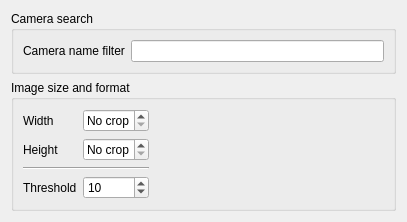
<?xml version="1.0" encoding="UTF-8"?>
<ui version="4.0">
 <class>CSettingsPageCamera</class>
 <widget class="QWidget" name="CSettingsPageCamera">
  <property name="geometry">
   <rect>
    <x>0</x>
    <y>0</y>
    <width>407</width>
    <height>208</height>
   </rect>
  </property>
  <property name="windowTitle">
   <string>Camera</string>
  </property>
  <layout class="QVBoxLayout" name="verticalLayout_2">
   <item>
    <widget class="QGroupBox" name="groupBox">
     <property name="title">
      <string>Camera search</string>
     </property>
     <layout class="QVBoxLayout" name="verticalLayout">
      <item>
       <layout class="QGridLayout" name="gridLayout">
        <item row="0" column="0">
         <widget class="QLabel" name="label">
          <property name="toolTip">
           <string>The program will connect to the first camera whose name contains the specified substring.</string>
          </property>
          <property name="text">
           <string>Camera name filter</string>
          </property>
         </widget>
        </item>
        <item row="0" column="1">
         <widget class="QLineEdit" name="_leCameraFilter">
          <property name="toolTip">
           <string>The program will connect to the first camera whose name contains the specified substring.</string>
          </property>
         </widget>
        </item>
       </layout>
      </item>
     </layout>
    </widget>
   </item>
   <item>
    <widget class="QGroupBox" name="groupBox_2">
     <property name="title">
      <string>Image size and format</string>
     </property>
     <layout class="QHBoxLayout" name="horizontalLayout">
      <item>
       <layout class="QGridLayout" name="gridLayout_2">
        <item row="0" column="0">
         <widget class="QLabel" name="label_2">
          <property name="toolTip">
           <string>Actual image width in pixels. Use this setting to crop possible garbage to the right of the image.</string>
          </property>
          <property name="text">
           <string>Width</string>
          </property>
         </widget>
        </item>
        <item row="0" column="1">
         <widget class="QSpinBox" name="_sbImageWidth">
          <property name="toolTip">
           <string>Actual image width in pixels. Use this setting to crop possible garbage to the right of the image.</string>
          </property>
          <property name="specialValueText">
           <string>No crop</string>
          </property>
          <property name="accelerated">
           <bool>true</bool>
          </property>
          <property name="minimum">
           <number>0</number>
          </property>
          <property name="maximum">
           <number>9999</number>
          </property>
          <property name="value">
           <number>0</number>
          </property>
         </widget>
        </item>
        <item row="1" column="0">
         <widget class="QLabel" name="label_3">
          <property name="toolTip">
           <string>Actual image height in pixels. Use this setting to crop possible garbage below the image.</string>
          </property>
          <property name="text">
           <string>Height</string>
          </property>
         </widget>
        </item>
        <item row="1" column="1">
         <widget class="QSpinBox" name="_sbImageHeight">
          <property name="toolTip">
           <string>Actual image height in pixels. Use this setting to crop possible garbage below the image.</string>
          </property>
          <property name="specialValueText">
           <string>No crop</string>
          </property>
          <property name="accelerated">
           <bool>true</bool>
          </property>
          <property name="minimum">
           <number>0</number>
          </property>
          <property name="maximum">
           <number>9999</number>
          </property>
          <property name="value">
           <number>0</number>
          </property>
         </widget>
        </item>
        <item row="2" column="0" colspan="2">
         <widget class="Line" name="line">
          <property name="orientation">
           <enum>Qt::Horizontal</enum>
          </property>
         </widget>
        </item>
        <item row="3" column="0">
         <widget class="QLabel" name="label_4">
          <property name="toolTip">
           <string>Average value of image pixels that indicates a non-empty image (0-255, 0 meaning entirely black image and 255 meaning entirely white).</string>
          </property>
          <property name="text">
           <string>Threshold</string>
          </property>
         </widget>
        </item>
        <item row="3" column="1">
         <widget class="QSpinBox" name="_sbPixelValueThreshold">
          <property name="toolTip">
           <string>Average value of image pixels that indicates a non-empty image (0-255, 0 meaning entirely black image and 255 meaning entirely white).</string>
          </property>
          <property name="accelerated">
           <bool>true</bool>
          </property>
          <property name="minimum">
           <number>0</number>
          </property>
          <property name="maximum">
           <number>255</number>
          </property>
          <property name="value">
           <number>10</number>
          </property>
         </widget>
        </item>
       </layout>
      </item>
      <item>
       <spacer name="horizontalSpacer">
        <property name="orientation">
         <enum>Qt::Horizontal</enum>
        </property>
        <property name="sizeHint" stdset="0">
         <size>
          <width>272</width>
          <height>20</height>
         </size>
        </property>
       </spacer>
      </item>
     </layout>
    </widget>
   </item>
   <item>
    <spacer name="verticalSpacer">
     <property name="orientation">
      <enum>Qt::Vertical</enum>
     </property>
     <property name="sizeHint" stdset="0">
      <size>
       <width>20</width>
       <height>8</height>
      </size>
     </property>
    </spacer>
   </item>
  </layout>
 </widget>
 <resources/>
 <connections/>
</ui>
